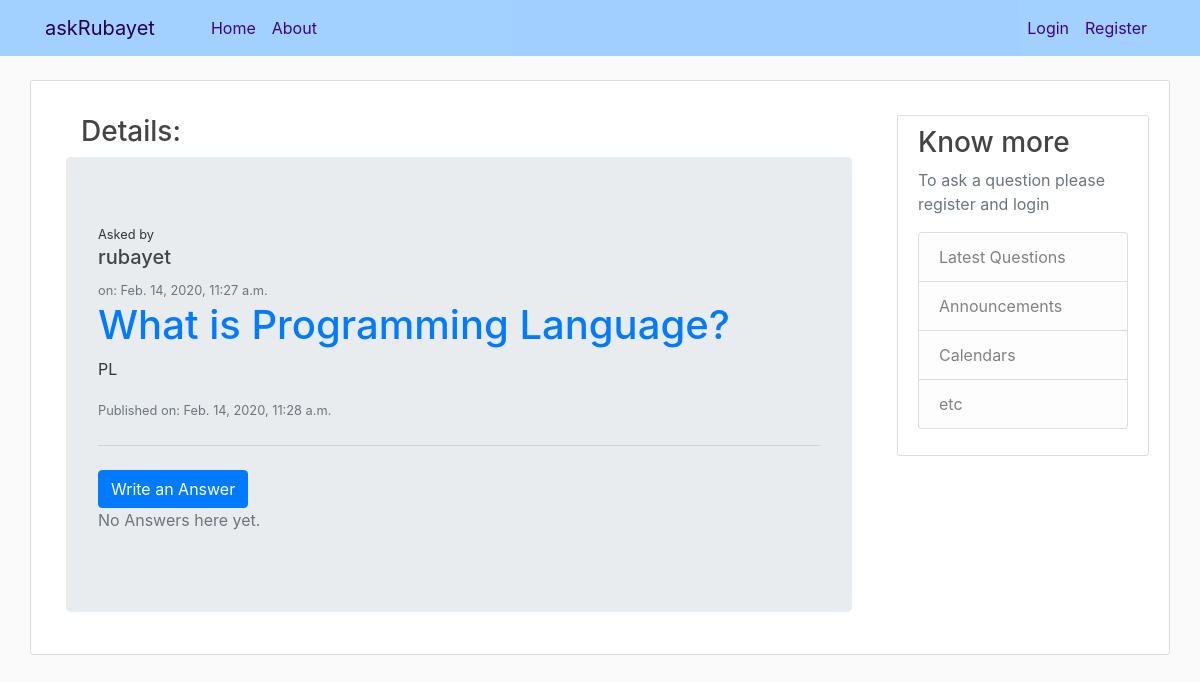
Screenshot of /question/1/ with the database file from the repository.
### ask/models.py (models this page shows, shortened)
class Question(models.Model):
    author                  = models.ForeignKey(settings.AUTH_USER_MODEL, on_delete=models.CASCADE)
    title                   = models.CharField(max_length=300)
    optional_description    = models.TextField(blank=True, null=True)
    created_date            = models.DateTimeField(default=timezone.now)
    published_date          = models.DateTimeField(blank=True, null=True)

### ask/views.py (the view)
# urls.py: path('question/<int:pk>/', views.ques_detail, name = 'ques_detail'),
def ques_detail(request, pk):
    que = get_object_or_404(Question, pk=pk)
    return render(request, 'ask/ques_detail.html', {'que': que})

### ask/templates/ask/ques_detail.html (shortened to what this page needs)
{% extends "ask/base.html" %}
{% block content %}
<div class="container">
  <h3 class="container">Details:</h3>
  <div class="jumbotron">
    <small>Asked by</small>
    {% if que.author.first_name %}
      <h5>{{ que.author.first_name }}</h5>
    {% else %}
      <h5>{{ que.author }}</h5>
    {% endif %}
    <small class="text-muted"> on: {{ que.created_date }}</small>
    <h1 class="display-5"><a href="{% url 'ques_detail' pk=que.pk %}">{{ que.title }}</a></h1>
    <p>{{ que.optional_description|linebreaksbr }}</p>
    {% if que.published_date %}
      <small class="text-muted">Published on: {{ que.published_date }}</small>
    {% endif %}
    {% if que.published_date %}
      <hr class="my-4">
      <a class="btn btn-primary" href="{% url 'add_answer_to_que' pk=que.pk %}">
        Write an Answer</a>
      {% for ans in que.answer.all %}
        {% if user.is_authenticated or ans.approved_answer %}
        <div class="answer">
          <strong>{{ ans.author }}</strong> Says
          <small class="text-muted">on {{ ans.created_date }} </small>
          <p class="lead">{{ ans.text }}</p>
          <div class="date">
            {% if not ans.approved_answer %}
              <a class="btn btn-outline-danger" href="{% url 'answer_remove' pk=ans.pk %}"><span class="glyphicon glyphicon-remove"></span>Remove</a>
              <a class="btn btn-outline-success" href="{% url 'answer_approve' pk=ans.pk %}"><span class="glyphicon glyphicon-ok"></span>Approve</a>
            {% endif %}
            {% if ans.approved_answer %}
              <a class="btn btn-outline-warning" href="{% url 'answer_hide' pk=ans.pk %}"><span class="glyphicon glyphicon-remove"></span>Hide</a>
            {% endif %}
          </div>
        </div>
        {% endif %}
      {% empty %}
        <p class="text-muted">No Answers here yet.</p>
      {% endfor %}
    {% endif %}
  </div>
</div>
{% endblock content %}

### ask/static/ask/main.css (style rules this page uses)
body { background: #fafafa; color: #333333; margin-top: 5rem; }
div { text-align: justify; }
h1, h2, h3, h4, h5, h6 { color: #444444; }

### rows the page displays
Question: author "rubayet", created_date "Feb. 14, 2020, 11:27 a.m.", title "What is Programming Language?", optional_description "PL", published_date "Feb. 14, 2020, 11:28 a.m."
